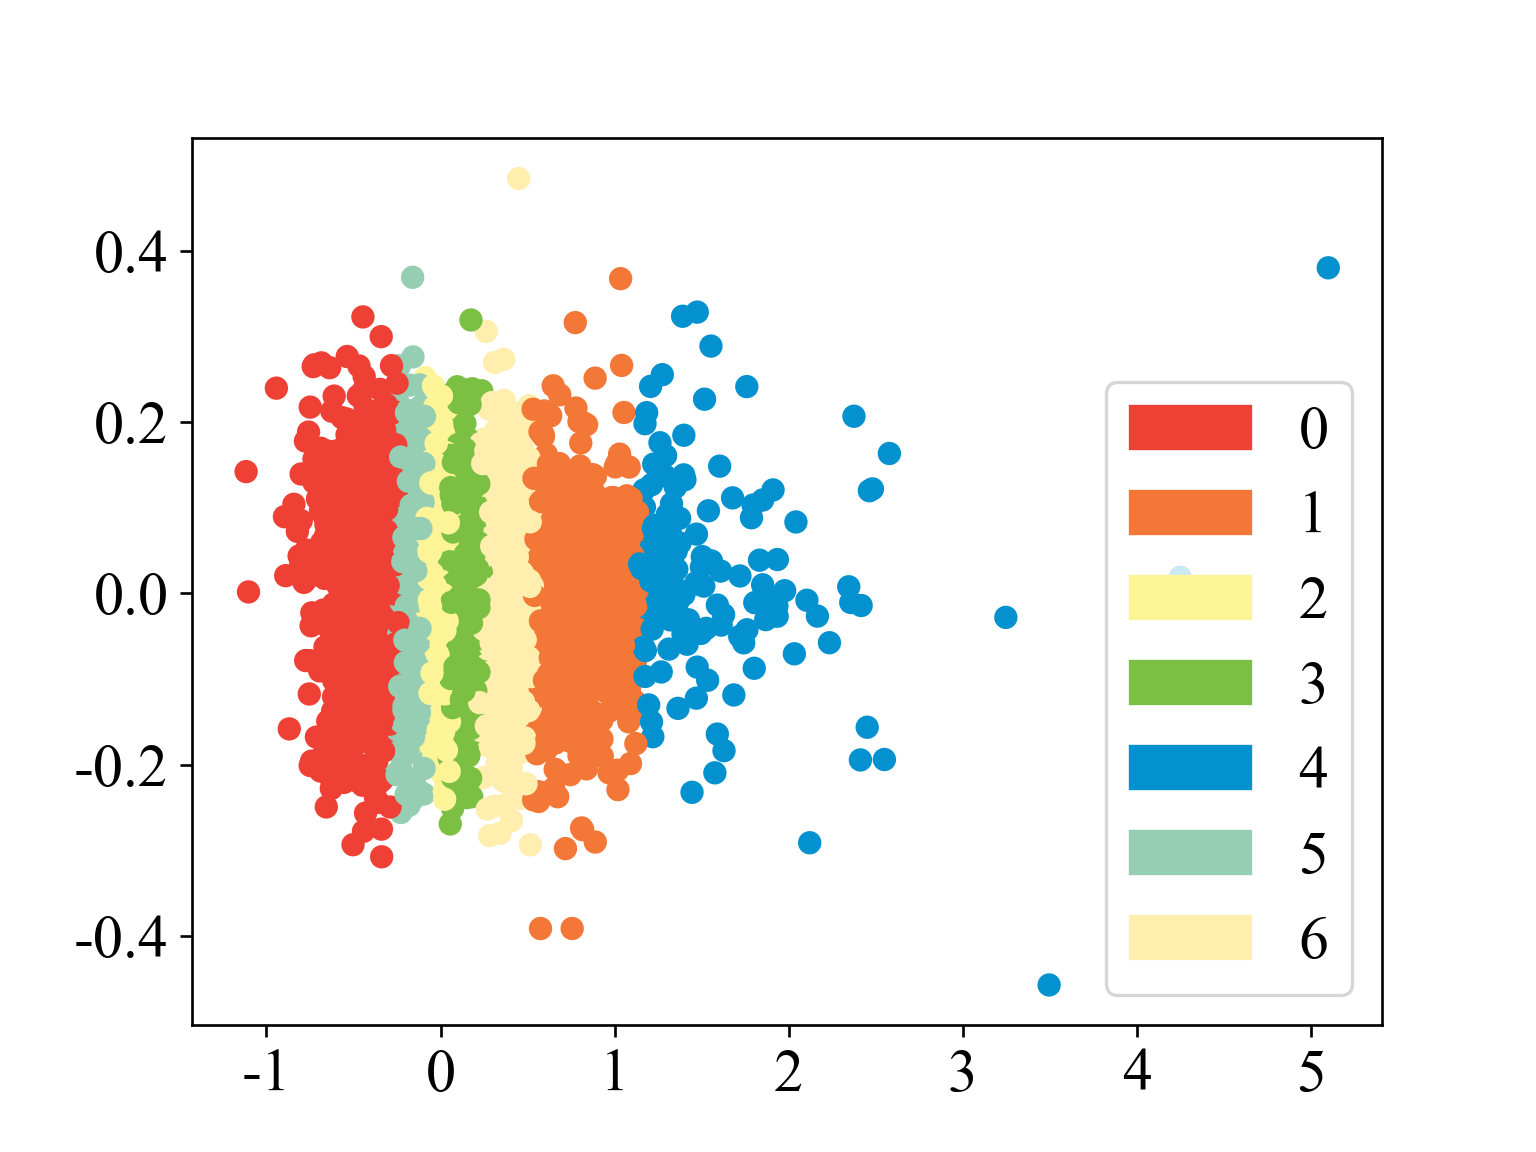

This figure's Python source:
#K'means

import pandas as pd # data processing, CSV file I/O (e.g. pd.read_csv)
import re
import gensim
from gensim.models import Doc2Vec
from nltk.tokenize import RegexpTokenizer
from nltk.corpus import stopwords
from nltk.stem.porter import PorterStemmer
import nltk
from sklearn.externals import joblib
from string import punctuation
import tensorflow as tf
import os, json, re
from sklearn.cluster import KMeans
import matplotlib.pyplot as plt
import matplotlib.patches as mpatches
from nltk.stem.snowball import SnowballStemmer
from sklearn.decomposition import PCA
from sklearn.feature_extraction.text import TfidfVectorizer
import matplotlib

matplotlib.rcParams['font.sans-serif']=['Times New Roman']   # Modify the fonttype
matplotlib.rcParams['axes.unicode_minus']=False 
nltk.download('stopwords')
tokenizer = RegexpTokenizer(r'\w+')
stop_words = set(stopwords.words('english'))
p_stemmer = PorterStemmer()
stemmer = SnowballStemmer("english")

root_path = os.path.abspath(os.path.dirname(__file__))
file_path = root_path+'\\stopwords.txt'
print(file_path)
with open(file_path, 'r', encoding='utf8') as f:
    newstopwords = []
    for line in f:
        temp = line.strip('\n')
        newstopwords.append(temp)
for stopword in newstopwords:
    stop_words.add(str(stopword))

# Data cleaning
def data_cleaning(text):
    data = text.lower()
    # clean and tokenize document string
    data_content = data.split()
    word_list = []
    for i in data_content:
        x = 0
        if (('http' not in i) and ('@' not in i) and ('<.*?>' not in i) and ( i.isdigit() == False)  and (not i in stop_words)):   # and i.isalnum()
            i = i.replace(".","")
            word_list += [i]
    return word_list

# Data Pre-processing
def preprocessing(text):
    # remove numbers
    number_tokens = [re.sub(r'[\d]', ' ', i) for i in text]
    number_tokens = ' '.join(number_tokens).split()
    # remove empty
    length_tokens = [i for i in number_tokens if len(i) > 1]
    return length_tokens


json_body = []
with tf.device('/device:GPU:0'):
    with open(root_path+'\\cveresult.json', 'r', encoding='utf8') as f:
        line = f.readline()
        json_text = json.loads(line)

    for i in range(len(json_text)):
        json_info = json_text[str(i)]["description"]
        json_body.append(json_info)

with tf.device('/device:GPU:1'):
    LabeledSentence1 = gensim.models.doc2vec.TaggedDocument
    all_content = []
    all_content_notoken = []
    texts = []
    j = 0
    k = 0
    for em in json_body:
        # Data cleaning
        clean_content = data_cleaning(em)
        # Pre-processing
        processed_content = preprocessing(clean_content)
        # add tokens to list
        if processed_content:
            label_content = LabeledSentence1(processed_content, [j])
            all_content.append(label_content)
            j += 1
        k += 1
    totalvocab_stemmed = []
    totalvocab_tokenized = []

    print("Number of contents processed: ", k)
    print("Number of non-empty contents vectors: ", j)

    ######################## Using kmeans tfidf Cluster
    d2v_model = Doc2Vec(all_content, vector_size=100, window=10, min_count=5, workers=7, dm=1,
                        alpha=0.025, min_alpha=0.001)
    d2v_model.train(all_content, total_examples=d2v_model.corpus_count, epochs=10, start_alpha=0.002, end_alpha=-0.016)
    num_clusters = 7
    # Apply K-means clustering on the model
    kmeans_model = KMeans(n_clusters=num_clusters, init='k-means++', max_iter=100)
    X = kmeans_model.fit(d2v_model.docvecs.doctag_syn0)
    labels = kmeans_model.labels_.tolist()
    l = kmeans_model.fit_predict(d2v_model.docvecs.doctag_syn0)
    pca = PCA(n_components=2).fit(d2v_model.docvecs.doctag_syn0)
    datapoint = pca.transform(d2v_model.docvecs.doctag_syn0)

    joblib.dump(kmeans_model, root_path+'\\doc_cluster_cve.pkl')
    km = joblib.load(root_path+'\\doc_cluster_cve.pkl')  # use the saved model
    clusters = km.labels_.tolist()
    contents = {'content': all_content, 'cluster': clusters}
    frame = pd.DataFrame(contents, index=[clusters], columns=['content', 'cluster'])

    for v in all_content:
        teststr = " ".join(str(i) for i in v)
        all_content_notoken.append(teststr)

    vectorizer = TfidfVectorizer(max_df=0.5, max_features=500, min_df=2,stop_words=stop_words)
    X = vectorizer.fit_transform(all_content_notoken)
    order_centroids = km.cluster_centers_.argsort()[:, ::-1]
    terms = vectorizer.get_feature_names()
    for i in range(num_clusters):
        print("Cluster %d words: " % i, end='')
        for ind in order_centroids[i, :20]:
            print(' %s' % terms[ind], end=' ')
        print()

    framedf = frame
    framedf.index = range(0,len(framedf))
    datapointdf = pd.DataFrame(datapoint, columns = ['x', 'y'])
    newframe = framedf.join(datapointdf, how='right')

    newframe.to_csv(root_path+'\\data_cve.csv')

    # plt.figure
    label1 = ["#ee4035", "#f37736", "#fdf498", "#7bc043", "#0392cf", "#96ceb4", "#ffeead", "#ff6f69", "#ffcc5c",
              "#88d8b0", "#76b4bd", "#ffbbee"]
    color = [label1[i] for i in labels]
    plt.scatter(datapoint[:, 0], datapoint[:, 1], c=color)

    red_patch = []
    patch0 = mpatches.Patch(color='#ee4035', label='0')
    patch1 = mpatches.Patch(color='#f37736', label='1')
    patch2 = mpatches.Patch(color='#fdf498', label='2')
    patch3 = mpatches.Patch(color='#7bc043', label='3')
    patch4 = mpatches.Patch(color='#0392cf', label='4')
    patch5 = mpatches.Patch(color='#96ceb4', label='5')
    patch6 = mpatches.Patch(color='#ffeead', label='6')
    plt.legend(
        handles=[patch0, patch1, patch2, patch3, patch4, patch5, patch6], fontsize = 18)
    plt.xticks(fontsize = 18)
    plt.yticks(fontsize = 18)
    plt.savefig(root_path+'\\Kmeans.png',dpi = 240)
    plt.show()